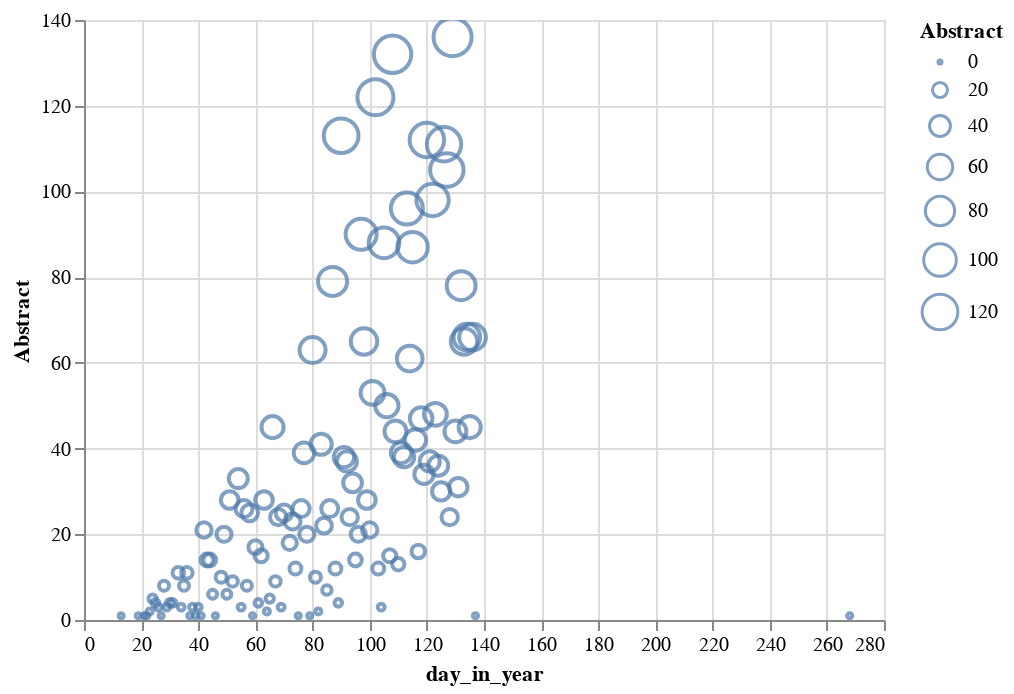

Notebook source saved alongside this figure:
### Markdown cell above
<h4> Our first plot in the notebook is a simple one and I have done it using Altair, here I plot the number of abstracts(or generally papers ) submitted per day 
<ul><li> -X= day in the year</li>
<li> -Y= the count of the number of abstracts(research papers) published in that particular day</li></ul>
<h4> the below plot is a bubble plot which increases its size as the number of abstracts per day, you can hover for more info</h4>

### Code cell
import altair as alt
alt.Chart(df.groupby(["day_in_year"]).count().reset_index()).mark_point().encode(
    x='day_in_year',
    y='Abstract',
    tooltip=["Abstract","day_in_year"],
    size="Abstract"
).interactive()

### Figure 1 — Vega-Lite specification as saved in the notebook (floating-point values rounded to 4 significant figures)
{"config": {"view": {"continuousWidth": 400, "continuousHeight": 300}}, "data": {"name": "data-3f98d7ce6131d5c9d94465847ce54a28"}, "mark": "point", "encoding": {"size": {"type": "quantitative", "field": "Abstract"}, "tooltip": [{"type": "quantitative", "field": "Abstract"}, {"type": "quantitative", "field": "day_in_year"}], "x": {"type": "quantitative", "field": "day_in_year"}, "y": {"type": "quantitative", "field": "Abstract"}}, "selection": {"selector013": {"type": "interval", "bind": "scales", "encodings": ["x", "y"]}}, "$schema": "https://vega.github.io/schema/vega-lite/v4.8.1.json", "datasets": {"data-3f98d7ce6131d5c9d94465847ce54a28": [{"day_in_year": 13, "Title of preprint": 1, "Abstract": 1, "Number of Authors": 1, "Authors": 1, "Author(s) Institutions": 1, "Uploaded Site": 1, "day": 1, "month": 1, "year": 1}, {"day_in_year": 19, "Title of preprint": 1, "Abstract": 1, "Number of Authors": 1, "Authors": 1, "Author(s) Institutions": 1, "Uploaded Site": 1, "day": 1, "month": 1, "year": 1}, {"day_in_year": 21, "Title of preprint": 1, "Abstract": 1, "Number of Authors": 1, "Authors": 1, "Author(s) Institutions": 1, "Uploaded Site": 1, "day": 1, "month": 1, "year": 1}, {"day_in_year": 22, "Title of preprint": 1, "Abstract": 1, "Number of Authors": 1, "Authors": 1, "Author(s) Institutions": 1, "Uploaded Site": 1, "day": 1, "month": 1, "year": 1}, {"day_in_year": 23, "Title of preprint": 2, "Abstract": 2, "Number of Authors": 2, "Authors": 2, "Author(s) Institutions": 2, "Uploaded Site": 2, "day": 2, "month": 2, "year": 2}, {"day_in_year": 24, "Title of preprint": 5, "Abstract": 5, "Number of Authors": 5, "Authors": 5, "Author(s) Institutions": 5, "Uploaded Site": 5, "day": 5, "month": 5, "year": 5}, {"day_in_year": 25, "Title of preprint": 4, "Abstract": 4, "Number of Authors": 4, "Authors": 4, "Author(s) Institutions": 4, "Uploaded Site": 4, "day": 4, "month": 4, "year": 4}, {"day_in_year": 26, "Title of preprint": 3, "Abstract": 3, "Number of Authors": 3, "Authors": 3, "Author(s) Institutions": 3, "Uploaded Site": 3, "day": 3, "month": 3, "year": 3}, {"day_in_year": 27, "Title of preprint": 1, "Abstract": 1, "Number of Authors": 1, "Authors": 1, "Author(s) Institutions": 1, "Uploaded Site": 1, "day": 1, "month": 1, "year": 1}, {"day_in_year": 28, "Title of preprint": 8, "Abstract": 8, "Number of Authors": 8, "Authors": 8, "Author(s) Institutions": 8, "Uploaded Site": 8, "day": 8, "month": 8, "year": 8}, {"day_in_year": 29, "Title of preprint": 3, "Abstract": 3, "Number of Authors": 3, "Authors": 3, "Author(s) Institutions": 3, "Uploaded Site": 3, "day": 3, "month": 3, "year": 3}, {"day_in_year": 30, "Title of preprint": 4, "Abstract": 4, "Number of Authors": 4, "Authors": 4, "Author(s) Institutions": 4, "Uploaded Site": 4, "day": 4, "month": 4, "year": 4}, {"day_in_year": 31, "Title of preprint": 4, "Abstract": 4, "Number of Authors": 4, "Authors": 4, "Author(s) Institutions": 4, "Uploaded Site": 4, "day": 4, "month": 4, "year": 4}, {"day_in_year": 33, "Title of preprint": 11, "Abstract": 11, "Number of Authors": 11, "Authors": 11, "Author(s) Institutions": 11, "Uploaded Site": 11, "day": 11, "month": 11, "year": 11}, {"day_in_year": 34, "Title of preprint": 3, "Abstract": 3, "Number of Authors": 3, "Authors": 3, "Author(s) Institutions": 3, "Uploaded Site": 3, "day": 3, "month": 3, "year": 3}, {"day_in_year": 35, "Title of preprint": 8, "Abstract": 8, "Number of Authors": 8, "Authors": 8, "Author(s) Institutions": 8, "Uploaded Site": 8, "day": 8, "month": 8, "year": 8}, {"day_in_year": 36, "Title of preprint": 11, "Abstract": 11, "Number of Authors": 11, "Authors": 11, "Author(s) Institutions": 11, "Uploaded Site": 11, "day": 11, "month": 11, "year": 11}, {"day_in_year": 37, "Title of preprint": 1, "Abstract": 1, "Number of Authors": 1, "Authors": 1, "Author(s) Institutions": 1, "Uploaded Site": 1, "day": 1, "month": 1, "year": 1}, {"day_in_year": 38, "Title of preprint": 3, "Abstract": 3, "Number of Authors": 3, "Authors": 3, "Author(s) Institutions": 3, "Uploaded Site": 3, "day": 3, "month": 3, "year": 3}, {"day_in_year": 39, "Title of preprint": 1, "Abstract": 1, "Number of Authors": 1, "Authors": 1, "Author(s) Institutions": 1, "Uploaded Site": 1, "day": 1, "month": 1, "year": 1}, {"day_in_year": 40, "Title of preprint": 3, "Abstract": 3, "Number of Authors": 3, "Authors": 3, "Author(s) Institutions": 3, "Uploaded Site": 3, "day": 3, "month": 3, "year": 3}, {"day_in_year": 41, "Title of preprint": 1, "Abstract": 1, "Number of Authors": 1, "Authors": 1, "Author(s) Institutions": 1, "Uploaded Site": 1, "day": 1, "month": 1, "year": 1}, {"day_in_year": 42, "Title of preprint": 21, "Abstract": 21, "Number of Authors": 21, "Authors": 21, "Author(s) Institutions": 21, "Uploaded Site": 21, "day": 21, "month": 21, "year": 21}, {"day_in_year": 43, "Title of preprint": 14, "Abstract": 14, "Number of Authors": 14, "Authors": 14, "Author(s) Institutions": 14, "Uploaded Site": 14, "day": 14, "month": 14, "year": 14}, {"day_in_year": 44, "Title of preprint": 14, "Abstract": 14, "Number of Authors": 14, "Authors": 14, "Author(s) Institutions": 14, "Uploaded Site": 14, "day": 14, "month": 14, "year": 14}, {"day_in_year": 45, "Title of preprint": 6, "Abstract": 6, "Number of Authors": 6, "Authors": 6, "Author(s) Institutions": 6, "Uploaded Site": 6, "day": 6, "month": 6, "year": 6}, {"day_in_year": 46, "Title of preprint": 1, "Abstract": 1, "Number of Authors": 1, "Authors": 1, "Author(s) Institutions": 1, "Uploaded Site": 1, "day": 1, "month": 1, "year": 1}, {"day_in_year": 48, "Title of preprint": 10, "Abstract": 10, "Number of Authors": 10, "Authors": 10, "Author(s) Institutions": 10, "Uploaded Site": 10, "day": 10, "month": 10, "year": 10}, {"day_in_year": 49, "Title of preprint": 20, "Abstract": 20, "Number of Authors": 20, "Authors": 20, "Author(s) Institutions": 20, "Uploaded Site": 20, "day": 20, "month": 20, "year": 20}, {"day_in_year": 50, "Title of preprint": 6, "Abstract": 6, "Number of Authors": 6, "Authors": 6, "Author(s) Institutions": 6, "Uploaded Site": 6, "day": 6, "month": 6, "year": 6}, {"day_in_year": 51, "Title of preprint": 28, "Abstract": 28, "Number of Authors": 28, "Authors": 28, "Author(s) Institutions": 28, "Uploaded Site": 28, "day": 28, "month": 28, "year": 28}, {"day_in_year": 52, "Title of preprint": 9, "Abstract": 9, "Number of Authors": 9, "Authors": 9, "Author(s) Institutions": 9, "Uploaded Site": 9, "day": 9, "month": 9, "year": 9}, {"day_in_year": 54, "Title of preprint": 33, "Abstract": 33, "Number of Authors": 33, "Authors": 33, "Author(s) Institutions": 33, "Uploaded Site": 33, "day": 33, "month": 33, "year": 33}, {"day_in_year": 55, "Title of preprint": 3, "Abstract": 3, "Number of Authors": 3, "Authors": 3, "Author(s) Institutions": 3, "Uploaded Site": 3, "day": 3, "month": 3, "year": 3}, {"day_in_year": 56, "Title of preprint": 26, "Abstract": 26, "Number of Authors": 26, "Authors": 26, "Author(s) Institutions": 26, "Uploaded Site": 26, "day": 26, "month": 26, "year": 26}, {"day_in_year": 57, "Title of preprint": 8, "Abstract": 8, "Number of Authors": 8, "Authors": 8, "Author(s) Institutions": 8, "Uploaded Site": 8, "day": 8, "month": 8, "year": 8}, {"day_in_year": 58, "Title of preprint": 25, "Abstract": 25, "Number of Authors": 25, "Authors": 25, "Author(s) Institutions": 25, "Uploaded Site": 25, "day": 25, "month": 25, "year": 25}, {"day_in_year": 59, "Title of preprint": 1, "Abstract": 1, "Number of Authors": 1, "Authors": 1, "Author(s) Institutions": 1, "Uploaded Site": 1, "day": 1, "month": 1, "year": 1}, {"day_in_year": 60, "Title of preprint": 17, "Abstract": 17, "Number of Authors": 17, "Authors": 17, "Author(s) Institutions": 17, "Uploaded Site": 17, "day": 17, "month": 17, "year": 17}, {"day_in_year": 61, "Title of preprint": 4, "Abstract": 4, "Number of Authors": 4, "Authors": 4, "Author(s) Institutions": 4, "Uploaded Site": 4, "day": 4, "month": 4, "year": 4}, {"day_in_year": 62, "Title of preprint": 15, "Abstract": 15, "Number of Authors": 15, "Authors": 15, "Author(s) Institutions": 15, "Uploaded Site": 15, "day": 15, "month": 15, "year": 15}, {"day_in_year": 63, "Title of preprint": 28, "Abstract": 28, "Number of Authors": 28, "Authors": 28, "Author(s) Institutions": 28, "Uploaded Site": 28, "day": 28, "month": 28, "year": 28}, {"day_in_year": 64, "Title of preprint": 2, "Abstract": 2, "Number of Authors": 2, "Authors": 2, "Author(s) Institutions": 2, "Uploaded Site": 2, "day": 2, "month": 2, "year": 2}, {"day_in_year": 65, "Title of preprint": 5, "Abstract": 5, "Number of Authors": 5, "Authors": 5, "Author(s) Institutions": 5, "Uploaded Site": 5, "day": 5, "month": 5, "year": 5}, {"day_in_year": 66, "Title of preprint": 45, "Abstract": 45, "Number of Authors": 45, "Authors": 45, "Author(s) Institutions": 45, "Uploaded Site": 45, "day": 45, "month": 45, "year": 45}, {"day_in_year": 67, "Title of preprint": 9, "Abstract": 9, "Number of Authors": 9, "Authors": 9, "Author(s) Institutions": 9, "Uploaded Site": 9, "day": 9, "month": 9, "year": 9}, {"day_in_year": 68, "Title of preprint": 24, "Abstract": 24, "Number of Authors": 24, "Authors": 24, "Author(s) Institutions": 24, "Uploaded Site": 24, "day": 24, "month": 24, "year": 24}, {"day_in_year": 69, "Title of preprint": 3, "Abstract": 3, "Number of Authors": 3, "Authors": 3, "Author(s) Institutions": 3, "Uploaded Site": 3, "day": 3, "month": 3, "year": 3}, {"day_in_year": 70, "Title of preprint": 25, "Abstract": 25, "Number of Authors": 25, "Authors": 25, "Author(s) Institutions": 25, "Uploaded Site": 25, "day": 25, "month": 25, "year": 25}, {"day_in_year": 72, "Title of preprint": 18, "Abstract": 18, "Number of Authors": 18, "Authors": 18, "Author(s) Institutions": 18, "Uploaded Site": 18, "day": 18, "month": 18, "year": 18}, {"day_in_year": 73, "Title of preprint": 23, "Abstract": 23, "Number of Authors": 23, "Authors": 23, "Author(s) Institutions": 23, "Uploaded Site": 23, "day": 23, "month": 23, "year": 23}, {"day_in_year": 74, "Title of preprint": 12, "Abstract": 12, "Number of Authors": 12, "Authors": 12, "Author(s) Institutions": 12, "Uploaded Site": 12, "day": 12, "month": 12, "year": 12}, {"day_in_year": 75, "Title of preprint": 1, "Abstract": 1, "Number of Authors": 1, "Authors": 1, "Author(s) Institutions": 1, "Uploaded Site": 1, "day": 1, "month": 1, "year": 1}, {"day_in_year": 76, "Title of preprint": 26, "Abstract": 26, "Number of Authors": 26, "Authors": 26, "Author(s) Institutions": 26, "Uploaded Site": 26, "day": 26, "month": 26, "year": 26}, {"day_in_year": 77, "Title of preprint": 39, "Abstract": 39, "Number of Authors": 39, "Authors": 39, "Author(s) Institutions": 39, "Uploaded Site": 39, "day": 39, "month": 39, "year": 39}, {"day_in_year": 78, "Title of preprint": 20, "Abstract": 20, "Number of Authors": 20, "Authors": 20, "Author(s) Institutions": 20, "Uploaded Site": 20, "day": 20, "month": 20, "year": 20}, {"day_in_year": 79, "Title of preprint": 1, "Abstract": 1, "Number of Authors": 1, "Authors": 1, "Author(s) Institutions": 1, "Uploaded Site": 1, "day": 1, "month": 1, "year": 1}, {"day_in_year": 80, "Title of preprint": 63, "Abstract": 63, "Number of Authors": 63, "Authors": 63, "Author(s) Institutions": 63, "Uploaded Site": 63, "day": 63, "month": 63, "year": 63}, {"day_in_year": 81, "Title of preprint": 10, "Abstract": 10, "Number of Authors": 10, "Authors": 10, "Author(s) Institutions": 10, "Uploaded Site": 10, "day": 10, "month": 10, "year": 10}, {"day_in_year": 82, "Title of preprint": 2, "Abstract": 2, "Number of Authors": 2, "Authors": 2, "Author(s) Institutions": 2, "Uploaded Site": 2, "day": 2, "month": 2, "year": 2}, {"day_in_year": 83, "Title of preprint": 41, "Abstract": 41, "Number of Authors": 41, "Authors": 41, "Author(s) Institutions": 41, "Uploaded Site": 41, "day": 41, "month": 41, "year": 41}, {"day_in_year": 84, "Title of preprint": 22, "Abstract": 22, "Number of Authors": 22, "Authors": 22, "Author(s) Institutions": 22, "Uploaded Site": 22, "day": 22, "month": 22, "year": 22}, {"day_in_year": 85, "Title of preprint": 7, "Abstract": 7, "Number of Authors": 7, "Authors": 7, "Author(s) Institutions": 7, "Uploaded Site": 7, "day": 7, "month": 7, "year": 7}, {"day_in_year": 86, "Title of preprint": 26, "Abstract": 26, "Number of Authors": 26, "Authors": 26, "Author(s) Institutions": 26, "Uploaded Site": 26, "day": 26, "month": 26, "year": 26}, {"day_in_year": 87, "Title of preprint": 79, "Abstract": 79, "Number of Authors": 79, "Authors": 79, "Author(s) Institutions": 79, "Uploaded Site": 79, "day": 79, "month": 79, "year": 79}, {"day_in_year": 88, "Title of preprint": 12, "Abstract": 12, "Number of Authors": 12, "Authors": 12, "Author(s) Institutions": 12, "Uploaded Site": 12, "day": 12, "month": 12, "year": 12}, {"day_in_year": 89, "Title of preprint": 4, "Abstract": 4, "Number of Authors": 4, "Authors": 4, "Author(s) Institutions": 4, "Uploaded Site": 4, "day": 4, "month": 4, "year": 4}, {"day_in_year": 90, "Title of preprint": 113, "Abstract": 113, "Number of Authors": 113, "Authors": 113, "Author(s) Institutions": 113, "Uploaded Site": 113, "day": 113, "month": 113, "year": 113}, {"day_in_year": 91, "Title of preprint": 38, "Abstract": 38, "Number of Authors": 38, "Authors": 38, "Author(s) Institutions": 38, "Uploaded Site": 38, "day": 38, "month": 38, "year": 38}, {"day_in_year": 92, "Title of preprint": 37, "Abstract": 37, "Number of Authors": 37, "Authors": 37, "Author(s) Institutions": 37, "Uploaded Site": 37, "day": 37, "month": 37, "year": 37}, {"day_in_year": 93, "Title of preprint": 24, "Abstract": 24, "Number of Authors": 24, "Authors": 24, "Author(s) Institutions": 24, "Uploaded Site": 24, "day": 24, "month": 24, "year": 24}, {"day_in_year": 94, "Title of preprint": 32, "Abstract": 32, "Number of Authors": 32, "Authors": 32, "Author(s) Institutions": 32, "Uploaded Site": 32, "day": 32, "month": 32, "year": 32}, {"day_in_year": 95, "Title of preprint": 14, "Abstract": 14, "Number of Authors": 14, "Authors": 14, "Author(s) Institutions": 14, "Uploaded Site": 14, "day": 14, "month": 14, "year": 14}, {"day_in_year": 96, "Title of preprint": 20, "Abstract": 20, "Number of Authors": 20, "Authors": 20, "Author(s) Institutions": 20, "Uploaded Site": 20, "day": 20, "month": 20, "year": 20}, {"day_in_year": 97, "Title of preprint": 90, "Abstract": 90, "Number of Authors": 90, "Authors": 90, "Author(s) Institutions": 90, "Uploaded Site": 90, "day": 90, "month": 90, "year": 90}, {"day_in_year": 98, "Title of preprint": 65, "Abstract": 65, "Number of Authors": 65, "Authors": 65, "Author(s) Institutions": 65, "Uploaded Site": 65, "day": 65, "month": 65, "year": 65}, {"day_in_year": 99, "Title of preprint": 28, "Abstract": 28, "Number of Authors": 28, "Authors": 28, "Author(s) Institutions": 28, "Uploaded Site": 28, "day": 28, "month": 28, "year": 28}, {"day_in_year": 100, "Title of preprint": 21, "Abstract": 21, "Number of Authors": 21, "Authors": 21, "Author(s) Institutions": 21, "Uploaded Site": 21, "day": 21, "month": 21, "year": 21}, {"day_in_year": 101, "Title of preprint": 53, "Abstract": 53, "Number of Authors": 53, "Authors": 53, "Author(s) Institutions": 53, "Uploaded Site": 53, "day": 53, "month": 53, "year": 53}, {"day_in_year": 102, "Title of preprint": 122, "Abstract": 122, "Number of Authors": 122, "Authors": 122, "Author(s) Institutions": 122, "Uploaded Site": 122, "day": 122, "month": 122, "year": 122}, {"day_in_year": 103, "Title of preprint": 12, "Abstract": 12, "Number of Authors": 12, "Authors": 12, "Author(s) Institutions": 12, "Uploaded Site": 12, "day": 12, "month": 12, "year": 12}, {"day_in_year": 104, "Title of preprint": 3, "Abstract": 3, "Number of Authors": 3, "Authors": 3, "Author(s) Institutions": 3, "Uploaded Site": 3, "day": 3, "month": 3, "year": 3}, {"day_in_year": 105, "Title of preprint": 88, "Abstract": 88, "Number of Authors": 88, "Authors": 88, "Author(s) Institutions": 88, "Uploaded Site": 88, "day": 88, "month": 88, "year": 88}, {"day_in_year": 106, "Title of preprint": 50, "Abstract": 50, "Number of Authors": 50, "Authors": 50, "Author(s) Institutions": 50, "Uploaded Site": 50, "day": 50, "month": 50, "year": 50}, {"day_in_year": 107, "Title of preprint": 15, "Abstract": 15, "Number of Authors": 15, "Authors": 15, "Author(s) Institutions": 15, "Uploaded Site": 15, "day": 15, "month": 15, "year": 15}, {"day_in_year": 108, "Title of preprint": 132, "Abstract": 132, "Number of Authors": 132, "Authors": 132, "Author(s) Institutions": 132, "Uploaded Site": 132, "day": 132, "month": 132, "year": 132}, {"day_in_year": 109, "Title of preprint": 44, "Abstract": 44, "Number of Authors": 44, "Authors": 44, "Author(s) Institutions": 44, "Uploaded Site": 44, "day": 44, "month": 44, "year": 44}, {"day_in_year": 110, "Title of preprint": 13, "Abstract": 13, "Number of Authors": 13, "Authors": 13, "Author(s) Institutions": 13, "Uploaded Site": 13, "day": 13, "month": 13, "year": 13}, {"day_in_year": 111, "Title of preprint": 39, "Abstract": 39, "Number of Authors": 39, "Authors": 39, "Author(s) Institutions": 39, "Uploaded Site": 39, "day": 39, "month": 39, "year": 39}, {"day_in_year": 112, "Title of preprint": 38, "Abstract": 38, "Number of Authors": 38, "Authors": 38, "Author(s) Institutions": 38, "Uploaded Site": 38, "day": 38, "month": 38, "year": 38}, {"day_in_year": 113, "Title of preprint": 96, "Abstract": 96, "Number of Authors": 96, "Authors": 96, "Author(s) Institutions": 96, "Uploaded Site": 96, "day": 96, "month": 96, "year": 96}, {"day_in_year": 114, "Title of preprint": 61, "Abstract": 61, "Number of Authors": 61, "Authors": 61, "Author(s) Institutions": 61, "Uploaded Site": 61, "day": 61, "month": 61, "year": 61}, {"day_in_year": 115, "Title of preprint": 87, "Abstract": 87, "Number of Authors": 87, "Authors": 87, "Author(s) Institutions": 87, "Uploaded Site": 87, "day": 87, "month": 87, "year": 87}, {"day_in_year": 116, "Title of preprint": 42, "Abstract": 42, "Number of Authors": 42, "Authors": 42, "Author(s) Institutions": 42, "Uploaded Site": 42, "day": 42, "month": 42, "year": 42}, {"day_in_year": 117, "Title of preprint": 16, "Abstract": 16, "Number of Authors": 16, "Authors": 16, "Author(s) Institutions": 16, "Uploaded Site": 16, "day": 16, "month": 16, "year": 16}, {"day_in_year": 118, "Title of preprint": 47, "Abstract": 47, "Number of Authors": 47, "Authors": 47, "Author(s) Institutions": 47, "Uploaded Site": 47, "day": 47, "month": 47, "year": 47}, {"day_in_year": 119, "Title of preprint": 34, "Abstract": 34, "Number of Authors": 34, "Authors": 34, "Author(s) Institutions": 34, "Uploaded Site": 34, "day": 34, "month": 34, "year": 34}, {"day_in_year": 120, "Title of preprint": 112, "Abstract": 112, "Number of Authors": 112, "Authors": 112, "Author(s) Institutions": 112, "Uploaded Site": 112, "day": 112, "month": 112, "year": 112}, {"day_in_year": 121, "Title of preprint": 37, "Abstract": 37, "Number of Authors": 37, "Authors": 37, "Author(s) Institutions": 37, "Uploaded Site": 37, "day": 37, "month": 37, "year": 37}, {"day_in_year": 122, "Title of preprint": 98, "Abstract": 98, "Number of Authors": 98, "Authors": 98, "Author(s) Institutions": 98, "Uploaded Site": 98, "day": 98, "month": 98, "year": 98}, {"day_in_year": 123, "Title of preprint": 48, "Abstract": 48, "Number of Authors": 48, "Authors": 48, "Author(s) Institutions": 48, "Uploaded Site": 48, "day": 48, "month": 48, "year": 48}, {"day_in_year": 124, "Title of preprint": 36, "Abstract": 36, "Number of Authors": 36, "Authors": 36, "Author(s) Institutions": 36, "Uploaded Site": 36, "day": 36, "month": 36, "year": 36}, {"day_in_year": 125, "Title of preprint": 30, "Abstract": 30, "Number of Authors": 30, "Authors": 30, "Author(s) Institutions": 30, "Uploaded Site": 30, "day": 30, "month": 30, "year": 30}, {"day_in_year": 126, "Title of preprint": 111, "Abstract": 111, "Number of Authors": 111, "Authors": 111, "Author(s) Institutions": 111, "Uploaded Site": 111, "day": 111, "month": 111, "year": 111}, {"day_in_year": 127, "Title of preprint": 105, "Abstract": 105, "Number of Authors": 105, "Authors": 105, "Author(s) Institutions": 105, "Uploaded Site": 105, "day": 105, "month": 105, "year": 105}, {"day_in_year": 128, "Title of preprint": 24, "Abstract": 24, "Number of Authors": 24, "Authors": 24, "Author(s) Institutions": 24, "Uploaded Site": 24, "day": 24, "month": 24, "year": 24}, {"day_in_year": 129, "Title of preprint": 136, "Abstract": 136, "Number of Authors": 136, "Authors": 136, "Author(s) Institutions": 136, "Uploaded Site": 136, "day": 136, "month": 136, "year": 136}, {"day_in_year": 130, "Title of preprint": 44, "Abstract": 44, "Number of Authors": 44, "Authors": 44, "Author(s) Institutions": 44, "Uploaded Site": 44, "day": 44, "month": 44, "year": 44}, {"day_in_year": 131, "Title of preprint": 31, "Abstract": 31, "Number of Authors": 31, "Authors": 31, "Author(s) Institutions": 31, "Uploaded Site": 31, "day": 31, "month": 31, "year": 31}, {"day_in_year": 132, "Title of preprint": 78, "Abstract": 78, "Number of Authors": 78, "Authors": 78, "Author(s) Institutions": 78, "Uploaded Site": 78, "day": 78, "month": 78, "year": 78}, {"day_in_year": 133, "Title of preprint": 65, "Abstract": 65, "Number of Authors": 65, "Authors": 65, "Author(s) Institutions": 65, "Uploaded Site": 65, "day": 65, "month": 65, "year": 65}, {"day_in_year": 134, "Title of preprint": 66, "Abstract": 66, "Number of Authors": 66, "Authors": 66, "Author(s) Institutions": 66, "Uploaded Site": 66, "day": 66, "month": 66, "year": 66}, {"day_in_year": 135, "Title of preprint": 45, "Abstract": 45, "Number of Authors": 45, "Authors": 45, "Author(s) Institutions": 45, "Uploaded Site": 45, "day": 45, "month": 45, "year": 45}, {"day_in_year": 136, "Title of preprint": 66, "Abstract": 66, "Number of Authors": 66, "Authors": 66, "Author(s) Institutions": 66, "Uploaded Site": 66, "day": 66, "month": 66, "year": 66}, {"day_in_year": 137, "Title of preprint": 1, "Abstract": 1, "Number of Authors": 1, "Authors": 1, "Author(s) Institutions": 1, "Uploaded Site": 1, "day": 1, "month": 1, "year": 1}, {"day_in_year": 268, "Title of preprint": 1, "Abstract": 1, "Number of Authors": 1, "Authors": 1, "Author(s) Institutions": 1, "Uploaded Site": 1, "day": 1, "month": 1, "year": 1}]}}
